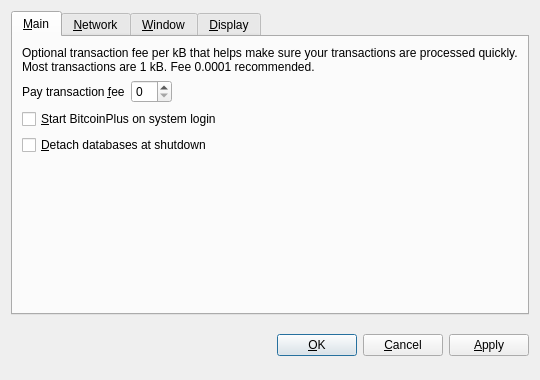
<?xml version="1.0" encoding="UTF-8"?>
<ui version="4.0">
 <class>OptionsDialog</class>
 <widget class="QDialog" name="OptionsDialog">
  <property name="geometry">
   <rect>
    <x>0</x>
    <y>0</y>
    <width>540</width>
    <height>380</height>
   </rect>
  </property>
  <property name="windowTitle">
   <string>Options</string>
  </property>
  <property name="modal">
   <bool>true</bool>
  </property>
  <layout class="QVBoxLayout" name="verticalLayout">
   <item>
    <widget class="QTabWidget" name="tabWidget">
     <property name="tabPosition">
      <enum>QTabWidget::North</enum>
     </property>
     <property name="currentIndex">
      <number>0</number>
     </property>
     <widget class="QWidget" name="tabMain">
      <attribute name="title">
       <string>&amp;Main</string>
      </attribute>
      <layout class="QVBoxLayout" name="verticalLayout_Main">
       <item>
        <widget class="QLabel" name="transactionFeeInfoLabel">
         <property name="text">
          <string>Optional transaction fee per kB that helps make sure your transactions are processed quickly. Most transactions are 1 kB. Fee 0.0001 recommended.</string>
         </property>
         <property name="textFormat">
          <enum>Qt::PlainText</enum>
         </property>
         <property name="wordWrap">
          <bool>true</bool>
         </property>
        </widget>
       </item>
       <item>
        <layout class="QHBoxLayout" name="horizontalLayout_Main">
         <item>
          <widget class="QLabel" name="transactionFeeLabel">
           <property name="text">
            <string>Pay transaction &amp;fee</string>
           </property>
           <property name="textFormat">
            <enum>Qt::PlainText</enum>
           </property>
           <property name="buddy">
            <cstring>transactionFee</cstring>
           </property>
          </widget>
         </item>
         <item>
          <widget class="BitcoinPlusAmountField" name="transactionFee"/>
         </item>
         <item>
          <spacer name="horizontalSpacer_Main">
           <property name="orientation">
            <enum>Qt::Horizontal</enum>
           </property>
           <property name="sizeHint" stdset="0">
            <size>
             <width>40</width>
             <height>20</height>
            </size>
           </property>
          </spacer>
         </item>
        </layout>
       </item>
       <item>
        <widget class="QCheckBox" name="BitcoinPlusAtStartup">
         <property name="toolTip">
          <string>Automatically start BitcoinPlus after logging in to the system.</string>
         </property>
         <property name="text">
          <string>&amp;Start BitcoinPlus on system login</string>
         </property>
        </widget>
       </item>
       <item>
        <widget class="QCheckBox" name="detachDatabases">
         <property name="toolTip">
          <string>Detach block and address databases at shutdown. This means they can be moved to another data directory, but it slows down shutdown. The wallet is always detached.</string>
         </property>
         <property name="text">
          <string>&amp;Detach databases at shutdown</string>
         </property>
        </widget>
       </item>
       <item>
        <spacer name="verticalSpacer_Main">
         <property name="orientation">
          <enum>Qt::Vertical</enum>
         </property>
         <property name="sizeHint" stdset="0">
          <size>
           <width>20</width>
           <height>40</height>
          </size>
         </property>
        </spacer>
       </item>
      </layout>
     </widget>
     <widget class="QWidget" name="tabNetwork">
      <attribute name="title">
       <string>&amp;Network</string>
      </attribute>
      <layout class="QVBoxLayout" name="verticalLayout_Network">
       <item>
        <widget class="QCheckBox" name="mapPortUpnp">
         <property name="toolTip">
          <string>Automatically open the BitcoinPlus client port on the router. This only works when your router supports UPnP and it is enabled.</string>
         </property>
         <property name="text">
          <string>Map port using &amp;UPnP</string>
         </property>
        </widget>
       </item>
       <item>
        <widget class="QCheckBox" name="connectSocks">
         <property name="toolTip">
          <string>Connect to the BitcoinPlus network through a SOCKS proxy (e.g. when connecting through Tor).</string>
         </property>
         <property name="text">
          <string>&amp;Connect through SOCKS proxy:</string>
         </property>
        </widget>
       </item>
       <item>
        <layout class="QHBoxLayout" name="horizontalLayout_Network">
         <item>
          <widget class="QLabel" name="proxyIpLabel">
           <property name="text">
            <string>Proxy &amp;IP:</string>
           </property>
           <property name="textFormat">
            <enum>Qt::PlainText</enum>
           </property>
           <property name="buddy">
            <cstring>proxyIp</cstring>
           </property>
          </widget>
         </item>
         <item>
          <widget class="QValidatedLineEdit" name="proxyIp" native="true">
           <property name="maximumSize">
            <size>
             <width>140</width>
             <height>16777215</height>
            </size>
           </property>
           <property name="toolTip">
            <string>IP address of the proxy (e.g. 127.0.0.1)</string>
           </property>
          </widget>
         </item>
         <item>
          <widget class="QLabel" name="proxyPortLabel">
           <property name="text">
            <string>&amp;Port:</string>
           </property>
           <property name="textFormat">
            <enum>Qt::PlainText</enum>
           </property>
           <property name="buddy">
            <cstring>proxyPort</cstring>
           </property>
          </widget>
         </item>
         <item>
          <widget class="QLineEdit" name="proxyPort">
           <property name="maximumSize">
            <size>
             <width>55</width>
             <height>16777215</height>
            </size>
           </property>
           <property name="toolTip">
            <string>Port of the proxy (e.g. 9050)</string>
           </property>
          </widget>
         </item>
         <item>
          <widget class="QLabel" name="socksVersionLabel">
           <property name="text">
            <string>SOCKS &amp;Version:</string>
           </property>
           <property name="textFormat">
            <enum>Qt::PlainText</enum>
           </property>
           <property name="buddy">
            <cstring>socksVersion</cstring>
           </property>
          </widget>
         </item>
         <item>
          <widget class="QValueComboBox" name="socksVersion">
           <property name="toolTip">
            <string>SOCKS version of the proxy (e.g. 5)</string>
           </property>
          </widget>
         </item>
         <item>
          <spacer name="horizontalSpacer_Network">
           <property name="orientation">
            <enum>Qt::Horizontal</enum>
           </property>
           <property name="sizeHint" stdset="0">
            <size>
             <width>40</width>
             <height>20</height>
            </size>
           </property>
          </spacer>
         </item>
        </layout>
       </item>
       <item>
        <spacer name="verticalSpacer_Network">
         <property name="orientation">
          <enum>Qt::Vertical</enum>
         </property>
         <property name="sizeHint" stdset="0">
          <size>
           <width>20</width>
           <height>40</height>
          </size>
         </property>
        </spacer>
       </item>
      </layout>
     </widget>
     <widget class="QWidget" name="tabWindow">
      <attribute name="title">
       <string>&amp;Window</string>
      </attribute>
      <layout class="QVBoxLayout" name="verticalLayout_Window">
       <item>
        <widget class="QCheckBox" name="minimizeToTray">
         <property name="toolTip">
          <string>Show only a tray icon after minimizing the window.</string>
         </property>
         <property name="text">
          <string>&amp;Minimize to the tray instead of the taskbar</string>
         </property>
        </widget>
       </item>
       <item>
        <widget class="QCheckBox" name="minimizeOnClose">
         <property name="toolTip">
          <string>Minimize instead of exit the application when the window is closed. When this option is enabled, the application will be closed only after selecting Quit in the menu.</string>
         </property>
         <property name="text">
          <string>M&amp;inimize on close</string>
         </property>
        </widget>
       </item>
       <item>
        <spacer name="verticalSpacer_Window">
         <property name="orientation">
          <enum>Qt::Vertical</enum>
         </property>
         <property name="sizeHint" stdset="0">
          <size>
           <width>20</width>
           <height>40</height>
          </size>
         </property>
        </spacer>
       </item>
      </layout>
     </widget>
     <widget class="QWidget" name="tabDisplay">
      <attribute name="title">
       <string>&amp;Display</string>
      </attribute>
      <layout class="QVBoxLayout" name="verticalLayout_Display">
       <item>
        <layout class="QHBoxLayout" name="horizontalLayout_1_Display">
         <item>
          <widget class="QLabel" name="langLabel">
           <property name="text">
            <string>User Interface &amp;language:</string>
           </property>
           <property name="textFormat">
            <enum>Qt::PlainText</enum>
           </property>
           <property name="buddy">
            <cstring>lang</cstring>
           </property>
          </widget>
         </item>
         <item>
          <widget class="QValueComboBox" name="lang">
           <property name="toolTip">
            <string>The user interface language can be set here. This setting will take effect after restarting BitcoinPlus.</string>
           </property>
          </widget>
         </item>
        </layout>
       </item>
       <item>
        <layout class="QHBoxLayout" name="horizontalLayout_2_Display">
         <item>
          <widget class="QLabel" name="unitLabel">
           <property name="text">
            <string>&amp;Unit to show amounts in:</string>
           </property>
           <property name="textFormat">
            <enum>Qt::PlainText</enum>
           </property>
           <property name="buddy">
            <cstring>unit</cstring>
           </property>
          </widget>
         </item>
         <item>
          <widget class="QValueComboBox" name="unit">
           <property name="toolTip">
            <string>Choose the default subdivision unit to show in the interface and when sending coins.</string>
           </property>
          </widget>
         </item>
        </layout>
       </item>
       <item>
        <widget class="QCheckBox" name="displayAddresses">
         <property name="toolTip">
          <string>Whether to show BitcoinPlus addresses in the transaction list or not.</string>
         </property>
         <property name="text">
          <string>&amp;Display addresses in transaction list</string>
         </property>
        </widget>
       </item>
       <item>
        <spacer name="verticalSpacer_Display">
         <property name="orientation">
          <enum>Qt::Vertical</enum>
         </property>
         <property name="sizeHint" stdset="0">
          <size>
           <width>20</width>
           <height>40</height>
          </size>
         </property>
        </spacer>
       </item>
      </layout>
     </widget>
    </widget>
   </item>
   <item>
    <layout class="QHBoxLayout" name="horizontalLayout_Buttons">
     <item>
      <spacer name="horizontalSpacer_1">
       <property name="orientation">
        <enum>Qt::Horizontal</enum>
       </property>
       <property name="sizeHint" stdset="0">
        <size>
         <width>40</width>
         <height>48</height>
        </size>
       </property>
      </spacer>
     </item>
     <item>
      <widget class="QLabel" name="statusLabel">
       <property name="font">
        <font>
         <weight>75</weight>
         <bold>true</bold>
        </font>
       </property>
       <property name="text">
        <string/>
       </property>
       <property name="textFormat">
        <enum>Qt::PlainText</enum>
       </property>
       <property name="wordWrap">
        <bool>true</bool>
       </property>
      </widget>
     </item>
     <item>
      <spacer name="horizontalSpacer_2">
       <property name="orientation">
        <enum>Qt::Horizontal</enum>
       </property>
       <property name="sizeHint" stdset="0">
        <size>
         <width>40</width>
         <height>48</height>
        </size>
       </property>
      </spacer>
     </item>
     <item>
      <widget class="QPushButton" name="okButton">
       <property name="text">
        <string>&amp;OK</string>
       </property>
      </widget>
     </item>
     <item>
      <widget class="QPushButton" name="cancelButton">
       <property name="text">
        <string>&amp;Cancel</string>
       </property>
       <property name="autoDefault">
        <bool>false</bool>
       </property>
      </widget>
     </item>
     <item>
      <widget class="QPushButton" name="applyButton">
       <property name="text">
        <string>&amp;Apply</string>
       </property>
       <property name="autoDefault">
        <bool>false</bool>
       </property>
      </widget>
     </item>
    </layout>
   </item>
  </layout>
 </widget>
 <customwidgets>
  <customwidget>
   <class>QValidatedLineEdit</class>
   <extends>QWidget</extends>
   <header>qvalidatedlineedit.h</header>
  </customwidget>
  <customwidget>
   <class>BitcoinPlusAmountField</class>
   <extends>QSpinBox</extends>
   <header>BitcoinPlusamountfield.h</header>
  </customwidget>
  <customwidget>
   <class>QValueComboBox</class>
   <extends>QComboBox</extends>
   <header>qvaluecombobox.h</header>
  </customwidget>
 </customwidgets>
 <resources/>
 <connections/>
</ui>
